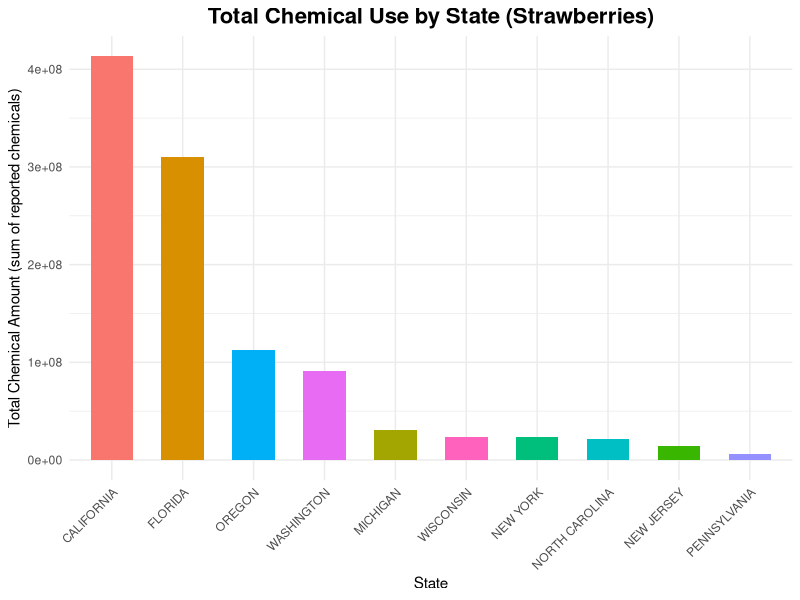
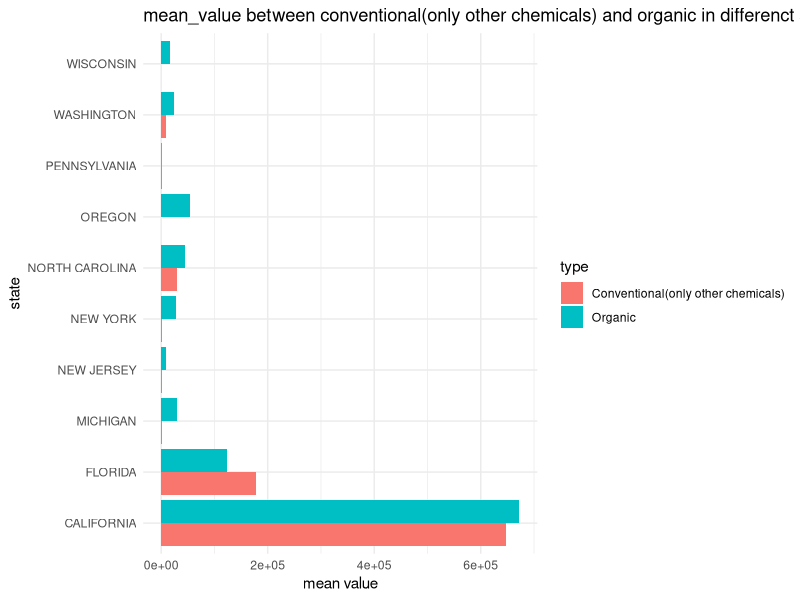
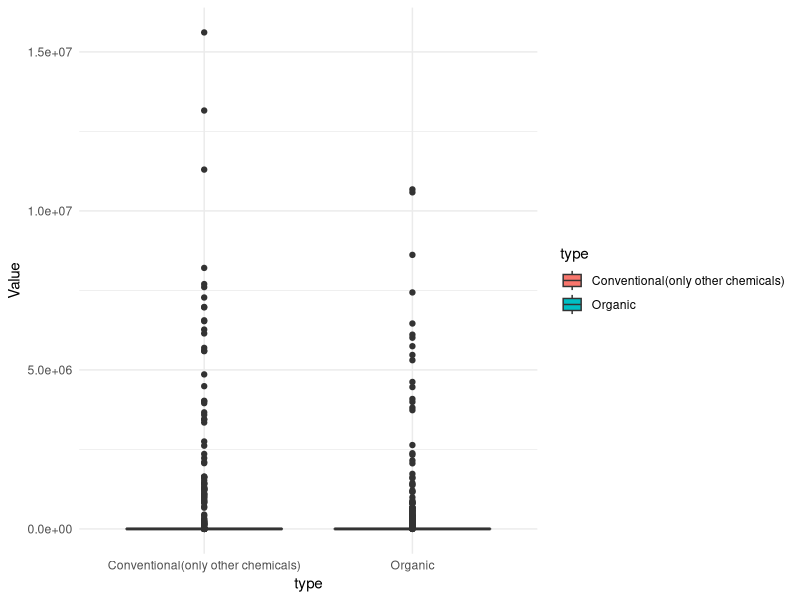
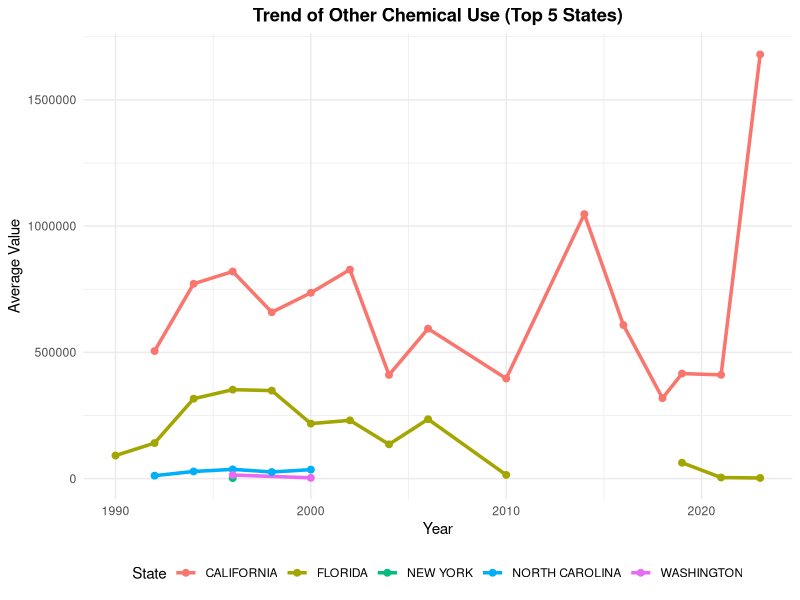

Generate these figures, in order, with R:
## ---- chunk 1
library(tidyverse)
df<- read_csv("strawberry raw.csv")
str(df)
df<- df %>% 
  select(where(~!all(is.na(.)))) |> #delete columns with all NA
  select(where(~ n_distinct(.,na.rm = TRUE)>1) ) |>#delete columns with single value, which means no information provided in comparing
  mutate(Year = as.integer(Year),
         Value = str_replace_all(Value, ",", ""),
         Value = as.numeric(Value),
         State = as.factor(State),
         Domain = as.factor(Domain),
         `Domain Category` = as.factor(`Domain Category`)) 
other<- df|> #find those use other chemicals
  filter(Domain == "CHEMICAL, OTHER")
other_che<- other|> #inside the other chemical, group by different other chemicals
  group_by(`Domain Category`)|>
  summarise(mean_value = mean(Value, na.rm = TRUE),
            sd_value = sd(Value, na.rm = TRUE),
            n=n())
view(other_che)
straw <- read.csv("strawberry raw.csv", stringsAsFactors = FALSE)
#zhang yunbo
library(dplyr)
library(stringr)
library(ggplot2)
straw_clean <- straw %>%
  filter(grepl("CHEMICAL", Domain.Category, ignore.case = TRUE)) %>%
  mutate(
    chemical_amount = as.numeric(str_extract(Domain.Category, "(?<=\\= )\\d+")),
    chemical_name = str_extract(Domain.Category, "(?<=\\()[A-Z0-9\\s]+(?=\\s*=)"),
    chemical_type = str_extract(Domain, "(?<=CHEMICAL, )\\w+")
  )
state_chem_use <- straw_clean %>%
  group_by(State) %>%
  summarise(total_chemical = sum(chemical_amount, na.rm = TRUE)) %>%
  arrange(desc(total_chemical))
print(state_chem_use)
ggplot(state_chem_use, aes(x = reorder(State, -total_chemical), y = total_chemical, fill = State)) +
  geom_bar(stat = "identity", width = 0.6) +
  labs(
    title = "Total Chemical Use by State (Strawberries)",
    x = "State",
    y = "Total Chemical Amount (sum of reported chemicals)"
  ) +
  theme_minimal() +
  theme(
    plot.title = element_text(size = 16, face = "bold", hjust = 0.5),
    axis.text.x = element_text(angle = 45, hjust = 1),
    legend.position = "none"
  )
#guan zhixuan
other_and_organic<- df|> #find those use organic(fertilizer) and conventional(other chemicals)
  filter(Domain == "CHEMICAL, OTHER"| Domain == "FERTILIZER")
other_and_organic_type<- other_and_organic|> #detect whether it's conventional or organic
  mutate(type = case_when(
    str_detect(Domain,"CHEMICAL") ~ "Conventional(only other chemicals)",
    !str_detect(Domain,"CHEMICAL") ~ "Organic"
  )
  )
organic_vs_convention<- other_and_organic_type|>
  group_by(State, type)|>
  summarise(
    mean_value = mean(Value, na.rm = TRUE),
    sd_value = sd(Value, na.rm = TRUE),
    n = n()
  ) |>
  arrange(mean_value)
view(organic_vs_convention)

ggplot(organic_vs_convention,aes(State,mean_value,fill = type))+
  geom_col(position = "dodge")+
  coord_flip()+
  labs(title = "mean_value between conventional(only other chemicals) and organic in differenct states",
       x = "state",
       y= "mean value")+
  theme_minimal()
ggplot(other_and_organic_type, aes(type, Value,fill = type))+
  geom_boxplot() +
  theme_minimal()

#hu yike

library(dplyr)
library(ggplot2)

top_states <- df %>%
  filter(Domain == "CHEMICAL, OTHER") %>%
  group_by(State) %>%
  summarise(mean_value = mean(Value, na.rm = TRUE)) %>%
  arrange(desc(mean_value)) %>%
  slice_head(n = 5) %>%
  pull(State)


trend_top <- df %>%
  filter(Domain == "CHEMICAL, OTHER", State %in% top_states) %>%
  group_by(State, Year) %>%
  summarise(mean_value = mean(Value, na.rm = TRUE), .groups = "drop")

ggplot(trend_top, aes(x = Year, y = mean_value, color = State)) +
  geom_line(linewidth = 1.2) +
  geom_point(size = 2) +
  theme_minimal() +
  labs(
    title = "Trend of Other Chemical Use (Top 5 States)",
    x = "Year",
    y = "Average Value"
  ) +
  theme(
    plot.title = element_text(hjust = 0.5, face = "bold"),
    legend.position = "bottom"
  )



